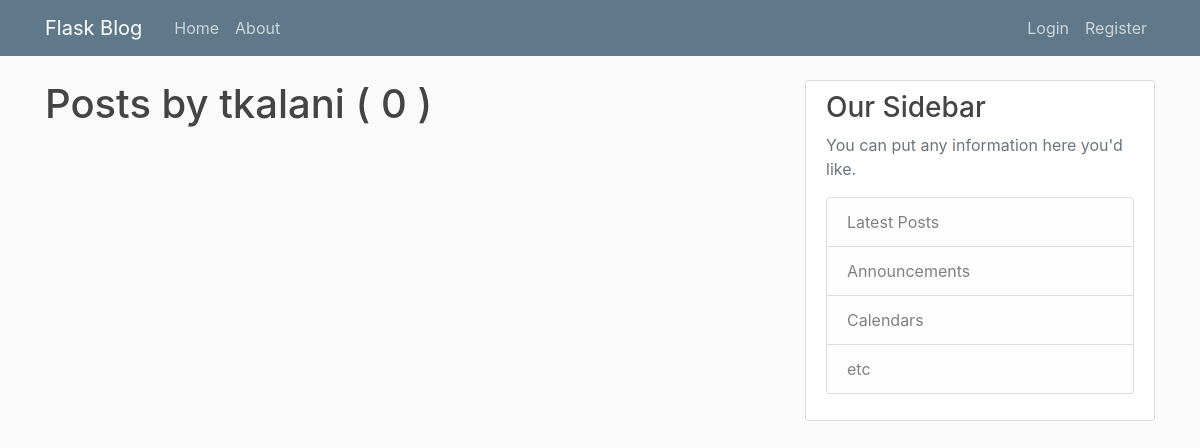
/user/tkalani, run on an earlier commit of the app's database.
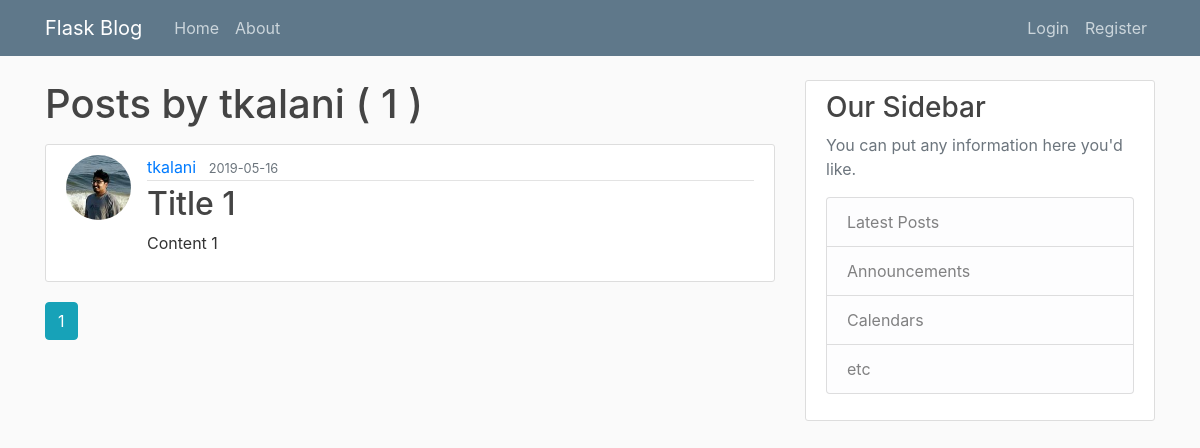
And on a later commit of the database.
### flaskblog/models.py (models this page shows, shortened)
class Post(db.Model):
    id = db.Column(db.Integer, primary_key=True)
    title = db.Column(db.String(100), nullable=False)
    date_posted = db.Column(db.DateTime, nullable=False, default=datetime.utcnow)
    content = db.Column(db.Text, nullable=False)
    user_id = db.Column(db.Integer, db.ForeignKey('user.id'), nullable=False)

class User(db.Model, UserMixin):
    id = db.Column(db.Integer, primary_key=True)
    username = db.Column(db.String(20), unique=True, nullable=False)
    email = db.Column(db.String(120), unique=True, nullable=False)
    image_file = db.Column(db.String(120), default='default.jpg')
    password = db.Column(db.String(60), nullable=False)
    posts = db.relationship('Post', backref='author', lazy=True)

### flaskblog/routes.py (the view)
@app.route("/user/<string:username>")
def user_posts(username):
    user = User.query.filter_by(username=username).first_or_404()
    page = request.args.get('page', 1, type=int)
    posts = Post.query.filter_by(author=user).order_by(Post.date_posted.desc()).paginate(per_page=2, page=page)
    return render_template('user_posts.html', posts=posts, user=user)

### flaskblog/templates/user_posts.html
{% extends 'layout.html' %}
{% block content %}
<h1 class="mb-3"> Posts by {{ user.username }} ( {{ posts.total }} )</h1>
{% for post in posts.items %}
<article class="media content-section">
    <img src="{{ url_for('static', filename='profile_pics/'+post.author.image_file) }}" class="rounded-circle article-img">
    <div class="media-body">
        <div class="article-metadata">
            <a class="mr-2" href="{{ url_for('user_posts', username=post.author.username) }}">{{ post.author.username }}</a>
            <small class="text-muted">{{ post.date_posted.strftime('%Y-%m-%d') }}</small>
        </div>
        <h2><a class="article-title" href="{{ url_for('post', post_id=post.id) }}">{{ post.title }}</a></h2>
        <p class="article-content">{{ post.content }}</p>
    </div>
</article>
{% endfor %}
{% for page_num in posts.iter_pages(left_edge=1, right_edge=1, left_current=1, right_current=2) %}
    {% if page_num %}
        {% if posts.page == page_num %}
            <a href="{{ url_for('user_posts', username=user.username) }}" class="btn btn-info mb-4">{{ page_num }}</a>
        {% else %}
            <a href="{{ url_for('user_posts', username=user.username) }}" class="btn btn-outline-info mb-4">{{ page_num }}</a>
        {% endif %}
    {% else %}
        ...
    {% endif %}
{% endfor %}
{% endblock content %}

What changed in the data, as far as the page shows it:
added Post: image_file (picture), author.username "tkalani", date_posted "2019-05-16", title "Title 1", content "Content 1"
Also different on the page:
{{ posts.total }}: "0" → "1"
new list line: "1"
